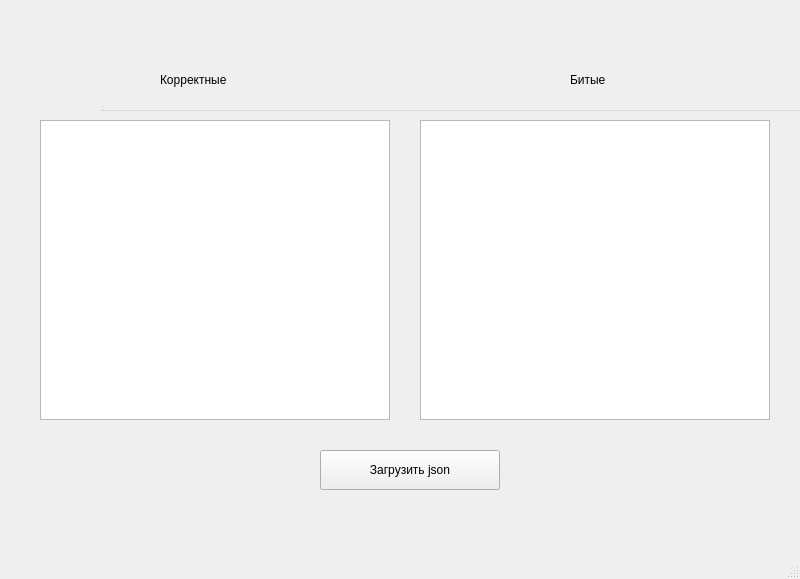
<?xml version="1.0" encoding="UTF-8"?>
<ui version="4.0">
 <class>MainWindow</class>
 <widget class="QMainWindow" name="MainWindow">
  <property name="geometry">
   <rect>
    <x>0</x>
    <y>0</y>
    <width>800</width>
    <height>579</height>
   </rect>
  </property>
  <property name="windowTitle">
   <string>Файл</string>
  </property>
  <widget class="QWidget" name="centralwidget">
   <widget class="QWidget" name="centralwidget_2" native="true">
    <property name="geometry">
     <rect>
      <x>-40</x>
      <y>60</y>
      <width>880</width>
      <height>440</height>
     </rect>
    </property>
    <widget class="QTableWidget" name="tableWidgetGood">
     <property name="geometry">
      <rect>
       <x>80</x>
       <y>60</y>
       <width>350</width>
       <height>300</height>
      </rect>
     </property>
    </widget>
    <widget class="QTableWidget" name="tableWidgetBad">
     <property name="geometry">
      <rect>
       <x>460</x>
       <y>60</y>
       <width>350</width>
       <height>300</height>
      </rect>
     </property>
    </widget>
    <widget class="QLabel" name="label1">
     <property name="geometry">
      <rect>
       <x>200</x>
       <y>10</y>
       <width>100</width>
       <height>20</height>
      </rect>
     </property>
     <property name="text">
      <string>Корректные</string>
     </property>
    </widget>
    <widget class="QLabel" name="label2">
     <property name="geometry">
      <rect>
       <x>610</x>
       <y>10</y>
       <width>100</width>
       <height>20</height>
      </rect>
     </property>
     <property name="text">
      <string>Битые</string>
     </property>
    </widget>
    <widget class="QPushButton" name="pushButtonLoad">
     <property name="geometry">
      <rect>
       <x>360</x>
       <y>390</y>
       <width>180</width>
       <height>40</height>
      </rect>
     </property>
     <property name="text">
      <string>Загрузить json</string>
     </property>
    </widget>
   </widget>
   <widget class="QMenuBar" name="menubar_2">
    <property name="geometry">
     <rect>
      <x>100</x>
      <y>90</y>
      <width>900</width>
      <height>21</height>
     </rect>
    </property>
   </widget>
   <widget class="QStatusBar" name="statusbar_2">
    <property name="geometry">
     <rect>
      <x>100</x>
      <y>90</y>
      <width>3</width>
      <height>22</height>
     </rect>
    </property>
   </widget>
  </widget>
  <widget class="QMenuBar" name="menubar">
   <property name="geometry">
    <rect>
     <x>0</x>
     <y>0</y>
     <width>800</width>
     <height>21</height>
    </rect>
   </property>
  </widget>
  <widget class="QStatusBar" name="statusbar"/>
 </widget>
 <resources/>
 <connections/>
</ui>
